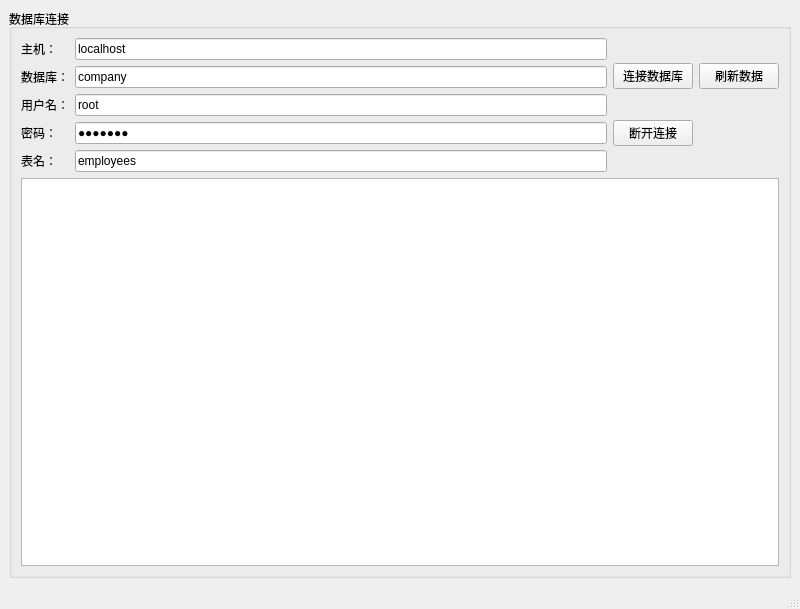
<?xml version="1.0" encoding="UTF-8"?>
<ui version="4.0">
 <class>MainWindow</class>
 <widget class="QMainWindow" name="MainWindow">
  <property name="geometry">
   <rect>
    <x>0</x>
    <y>0</y>
    <width>800</width>
    <height>609</height>
   </rect>
  </property>
  <property name="windowTitle">
   <string>数据库查看器</string>
  </property>
  <widget class="QWidget" name="centralwidget">
   <layout class="QVBoxLayout" name="verticalLayout">
    <item>
     <widget class="QGroupBox" name="groupBox">
      <property name="title">
       <string>数据库连接</string>
      </property>
      <layout class="QGridLayout" name="gridLayout">
       <item row="0" column="0">
        <layout class="QFormLayout" name="formLayout">
         <item row="0" column="0">
          <widget class="QLabel" name="label">
           <property name="text">
            <string>主机：</string>
           </property>
          </widget>
         </item>
         <item row="0" column="1">
          <widget class="QLineEdit" name="lineEditHost">
           <property name="text">
            <string>localhost</string>
           </property>
          </widget>
         </item>
         <item row="1" column="0">
          <widget class="QLabel" name="label_2">
           <property name="text">
            <string>数据库：</string>
           </property>
          </widget>
         </item>
         <item row="1" column="1">
          <widget class="QLineEdit" name="lineEditDataBase">
           <property name="text">
            <string>company</string>
           </property>
          </widget>
         </item>
         <item row="2" column="0">
          <widget class="QLabel" name="label_3">
           <property name="text">
            <string>用户名：</string>
           </property>
          </widget>
         </item>
         <item row="2" column="1">
          <widget class="QLineEdit" name="lineEditUsrName">
           <property name="text">
            <string>root</string>
           </property>
          </widget>
         </item>
         <item row="3" column="0">
          <widget class="QLabel" name="label_4">
           <property name="text">
            <string>密码：</string>
           </property>
          </widget>
         </item>
         <item row="3" column="1">
          <widget class="QLineEdit" name="lineEditPwd">
           <property name="text">
            <string>2389006</string>
           </property>
           <property name="echoMode">
            <enum>QLineEdit::EchoMode::Password</enum>
           </property>
          </widget>
         </item>
         <item row="4" column="0">
          <widget class="QLabel" name="label_5">
           <property name="text">
            <string>表名：</string>
           </property>
          </widget>
         </item>
         <item row="4" column="1">
          <widget class="QLineEdit" name="lineEditTableName">
           <property name="text">
            <string>employees</string>
           </property>
          </widget>
         </item>
        </layout>
       </item>
       <item row="0" column="1">
        <layout class="QGridLayout" name="gridLayout_2">
         <item row="0" column="1">
          <widget class="QPushButton" name="btnConnect">
           <property name="text">
            <string>连接数据库</string>
           </property>
          </widget>
         </item>
         <item row="0" column="2">
          <widget class="QPushButton" name="btnRefresh">
           <property name="text">
            <string>刷新数据</string>
           </property>
          </widget>
         </item>
         <item row="1" column="1">
          <widget class="QPushButton" name="btnDisconnect">
           <property name="text">
            <string>断开连接</string>
           </property>
          </widget>
         </item>
        </layout>
       </item>
       <item row="1" column="0" colspan="2">
        <widget class="QTableView" name="tableView">
         <property name="gridStyle">
          <enum>Qt::PenStyle::NoPen</enum>
         </property>
        </widget>
       </item>
      </layout>
     </widget>
    </item>
   </layout>
  </widget>
  <widget class="QMenuBar" name="menubar">
   <property name="geometry">
    <rect>
     <x>0</x>
     <y>0</y>
     <width>800</width>
     <height>21</height>
    </rect>
   </property>
  </widget>
  <widget class="QStatusBar" name="statusbar"/>
 </widget>
 <resources/>
 <connections/>
</ui>
